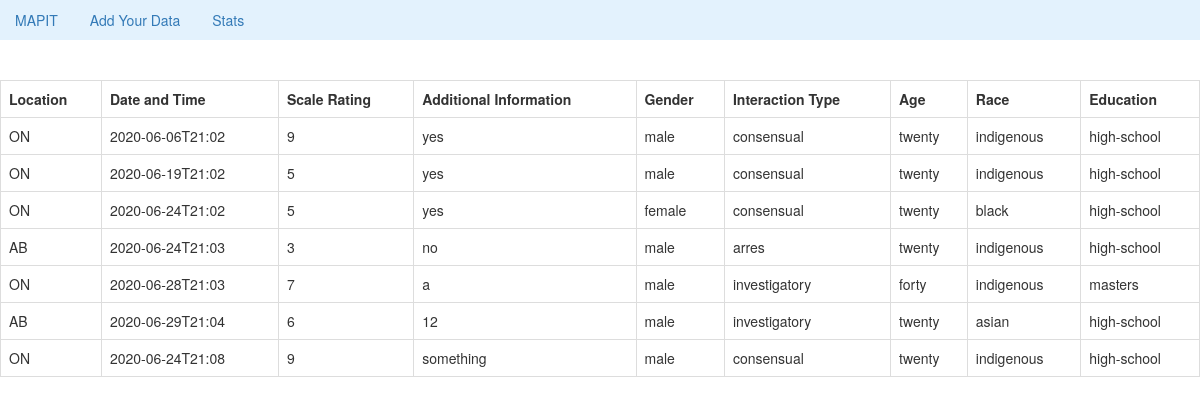
/surveyresults, run on an earlier commit of the app's database.
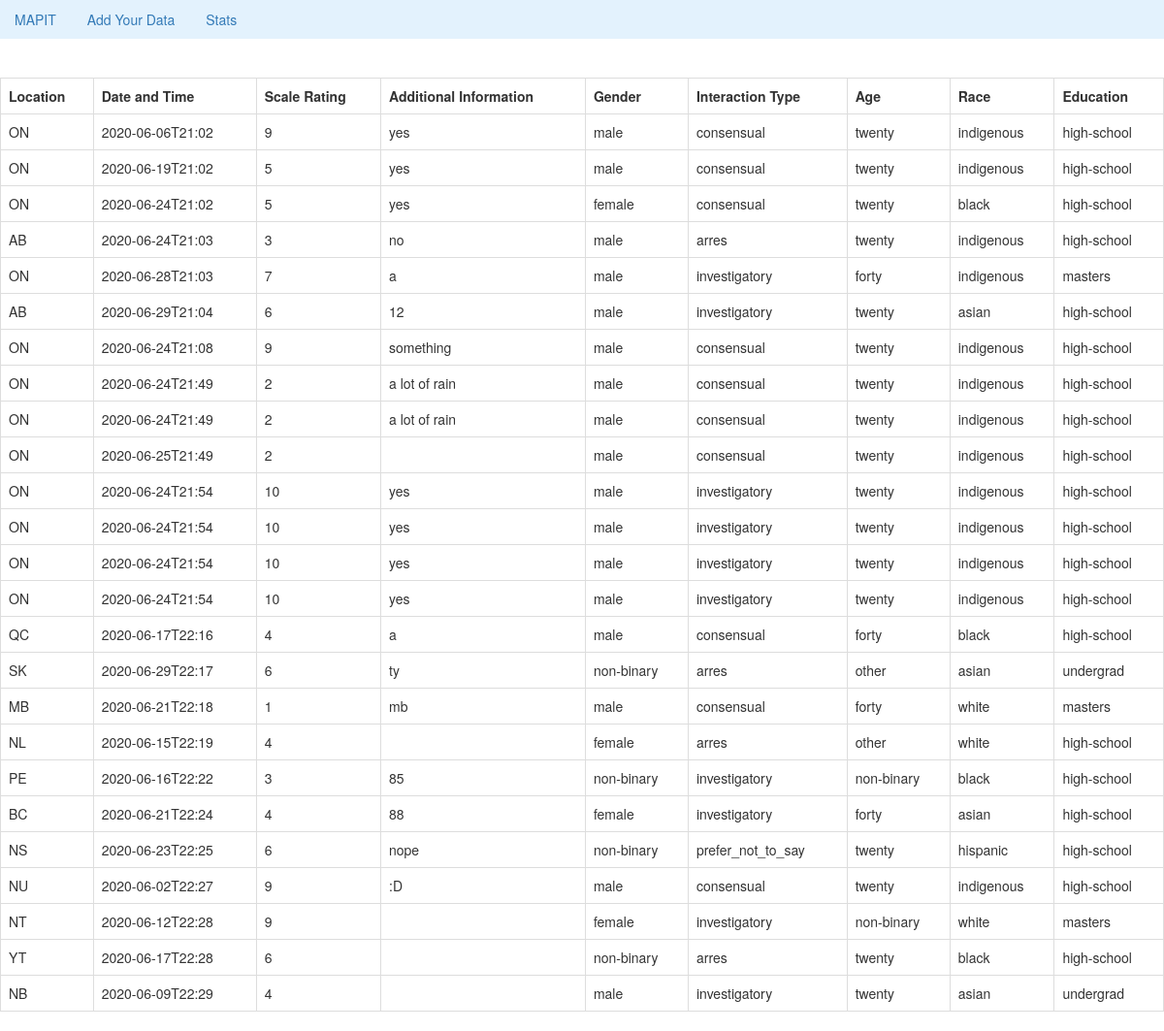
And on a later commit of the database.
### tables this page shows
CREATE TABLE survey (
id INTEGER PRIMARY KEY AUTOINCREMENT,
location VARCHAR(100),
datetime VARCHAR(200),
type_interaction VARCHAR(100),
scale INTEGER,
add_info TEXT,
gender VARCHAR(50),
age VARCHAR(50),
race VARCHAR(100),
education VARCHAR(100)
);

### flaskr/routes.py (the view)
@app.route('/surveyresults')
def surveyresults():
    db = sqlite3.connect("survey.db")
    d = db.cursor()
    rows = d.execute("SELECT * FROM survey")
    return render_template("surveyresults.html", rows=rows)

### flaskr/templates/surveyresults.html
{% extends "base.html" %}
{% block content %}
<table class='table table-bordered table-striped'>
<table id='surveyresultstable' class='table table-bordered'>
    <tr>
        <th>Location</th>
        <th>Date and Time</th>
        <th>Scale Rating</th>
        <th>Additional Information</th>
        <th>Gender</th>
        <th>Interaction Type</th>
        <th>Age</th>
        <th>Race</th>
        <th>Education</th>
    </tr>
    {% for row in rows %}
        <tr>
            <td>{{ row[1] }}</td>
            <td>{{ row[2] }}</td>
            <td>{{ row[4] }}</td>
            <td>{{ row[5] }}</td>
            <td>{{ row[6] }}</td>
            <td>{{ row[3] }}</td>
            <td>{{ row[7] }}</td>
            <td>{{ row[8] }}</td>
            <td>{{ row[9] }}</td>
        </tr>
    {% endfor %}
</table>
{% endblock %}

What changed in the data, as far as the page shows it:
added survey: location "ON", datetime "2020-06-24T21:49", scale "2", add_info "a lot of rain", gender "male", type_interaction "consensual", age "twenty", race "indigenous", education "high-school"
added survey: location "ON", datetime "2020-06-24T21:49", scale "2", add_info "a lot of rain", gender "male", type_interaction "consensual", age "twenty", race "indigenous", education "high-school"
added survey: location "ON", datetime "2020-06-25T21:49", scale "2", gender "male", type_interaction "consensual", age "twenty", race "indigenous", education "high-school"
added survey: location "ON", datetime "2020-06-24T21:54", scale "10", add_info "yes", gender "male", type_interaction "investigatory", age "twenty", race "indigenous", education "high-school"
added survey: location "ON", datetime "2020-06-24T21:54", scale "10", add_info "yes", gender "male", type_interaction "investigatory", age "twenty", race "indigenous", education "high-school"
added survey: location "ON", datetime "2020-06-24T21:54", scale "10", add_info "yes", gender "male", type_interaction "investigatory", age "twenty", race "indigenous", education "high-school"
added survey: location "ON", datetime "2020-06-24T21:54", scale "10", add_info "yes", gender "male", type_interaction "investigatory", age "twenty", race "indigenous", education "high-school"
added survey: location "QC", datetime "2020-06-17T22:16", scale "4", add_info "a", gender "male", type_interaction "consensual", age "forty", race "black", education "high-school"
added survey: location "SK", datetime "2020-06-29T22:17", scale "6", add_info "ty", gender "non-binary", type_interaction "arres", age "other", race "asian", education "undergrad"
added survey: location "MB", datetime "2020-06-21T22:18", scale "1", add_info "mb", gender "male", type_interaction "consensual", age "forty", race "white", education "masters"
added survey: location "NL", datetime "2020-06-15T22:19", scale "4", gender "female", type_interaction "arres", age "other", race "white", education "high-school"
added survey: location "PE", datetime "2020-06-16T22:22", scale "3", add_info "85", gender "non-binary", type_interaction "investigatory", age "non-binary", race "black", education "high-school"
added survey: location "BC", datetime "2020-06-21T22:24", scale "4", add_info "88", gender "female", type_interaction "investigatory", age "forty", race "asian", education "high-school"
added survey: location "NS", datetime "2020-06-23T22:25", scale "6", add_info "nope", gender "non-binary", type_interaction "prefer_not_to_say", age "twenty", race "hispanic", education "high-school"
added survey: location "NU", datetime "2020-06-02T22:27", scale "9", add_info ":D", gender "male", type_interaction "consensual", age "twenty", race "indigenous", education "high-school"
added survey: location "NT", datetime "2020-06-12T22:28", scale "9", gender "female", type_interaction "investigatory", age "non-binary", race "white", education "masters"
added survey: location "YT", datetime "2020-06-17T22:28", scale "6", gender "non-binary", type_interaction "arres", age "twenty", race "black", education "high-school"
added survey: location "NB", datetime "2020-06-09T22:29", scale "4", gender "male", type_interaction "investigatory", age "twenty", race "asian", education "undergrad"
